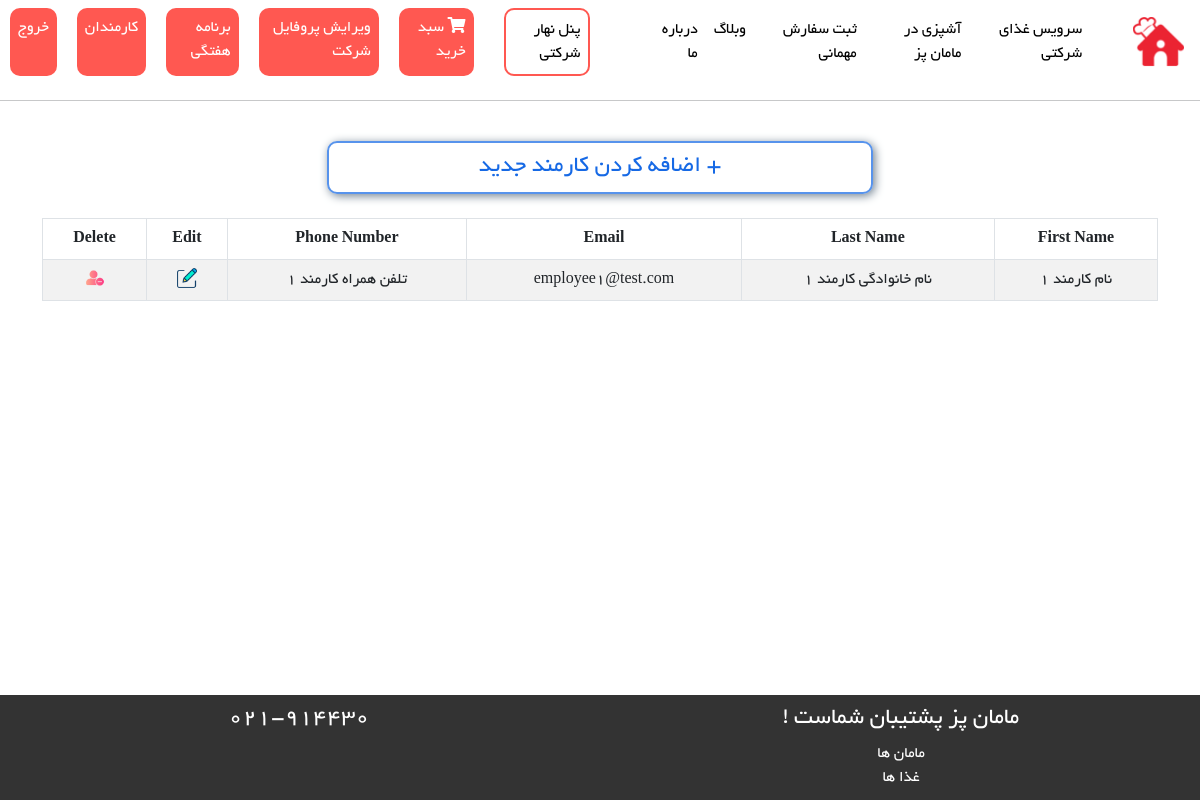
Screenshot of /employee/EmployeeList (signed in) with the database file from the repository.
### Employee/models.py (models this page shows, shortened)
class EmployeeModel(models.Model):
    user = models.ForeignKey(User, on_delete=models.CASCADE)
    company = models.ForeignKey(CompanyModel, on_delete=models.CASCADE)
    class Meta:
        db_table = 'Employee'

### BaseApp/models.py (models this page shows, shortened)
class User(AbstractUser):
    phone_number = models.CharField(max_length=20, null=True, blank=True)
    email_active_code = models.CharField(max_length=100, null=True, blank=True)
    address = models.TextField(null=True, blank=True)
    is_mom = models.BooleanField(default=False)
    is_company = models.BooleanField(default=False)
    is_employee = models.BooleanField(default=False)
    class Meta:
        db_table = 'User'

### Employee/views.py (the view)
# urls.py: path('EmployeeList', views.per_company_employees_list, name='EmployeeList'),
def per_company_employees_list(request):
    company = CompanyModel.objects.filter(user_id=request.user.id).first()
    employees = EmployeeModel.objects.filter(company_id=company.id).order_by('-id')
    context = {
        "employees": employees,
    }
    return render(request, 'Employee/EmployeesList.html', context)

### Employee/templates/Employee/EmployeesList.html (shortened to what this page needs)
{% extends 'base/layout.html' %}
{% load static %}
{% block HeaderLinks %}
    <link rel="stylesheet" href="{% static 'css/Employee/EmployeesList-style.css' %}">
{% endblock %}
{% block main %}
    <div class="row text-center">
        <div class="col-3"></div>
        <div class="col-6">
            <a href="{% url 'EmployeeRegister' %}">
                <div id="addNewEmployee">
                    <h4>+ اضافه کردن کارمند جدید</h4>
                </div>
            </a>
        </div>
        <div class="col-3"></div>
    </div>
    <br/>
    {% if employees %}
        <div class="row">
            <div class="col-12">
                <table class="table table-striped table-bordered table-hover thead-dark text-center ">
                    <thead>
                    <tr>
                        <th>First Name</th>
                        <th>Last Name</th>
                        <th>Email</th>
                        <th>Phone Number</th>
                        <th>Edit</th>
                        <th>Delete</th>
                    </tr>
                    </thead>
                    <tbody>
                    {% for employee in employees %}
                        <tr>
                            <td>{{ employee.user.first_name }}</td>
                            <td>{{ employee.user.last_name }}</td>
                            <td>{{ employee.user.email }}</td>
                            <td>{{ employee.user.phone_number }}</td>
                            <td>
                                <a href="{% url 'UpdateEmployeeProfile' user_id=employee.user.id %}">
                                    <img class="icon" src="{% static 'image/icons/edit.png' %}">
                                </a>
                            </td>
                            <td>
                                <a href="{% url 'RemoveEmployee' user_id=employee.user.id %}">
                                    <img class="icon" src="{% static 'image/icons/delete user.png' %}">
                                </a>
                            </td>
                        </tr>
                    {% endfor %}
                    </tbody>
                </table>
            </div>
        </div>
    {% endif %}
{% endblock %}

### static/css/base/layout-style.css (style rules this page uses)
body { font-family: 'Yekan'; direction: rtl; }
body { direction: rtl; }
a { text-decoration: none; color: black; }
body { margin-bottom: 100px; }

### static/css/Employee/EmployeesList-style.css (style rules this page uses)
#addNewEmployee { border: 2px solid rgba(12, 99, 228, 0.69); border-radius: 10px; box-shadow: 2px 2px 10px slategray; color: rgba(12, 99, 228, 0.96); }
#addNewEmployee h4 { margin: 0; padding: 10px; }
.icon { width: 20px; }

### rows the page displays
EmployeeModel: user.first_name "نام کارمند 1", user.last_name "نام خانوادگی کارمند ۱", user.email "employee1@test.com", user.phone_number "تلفن همراه کارمند ۱"
